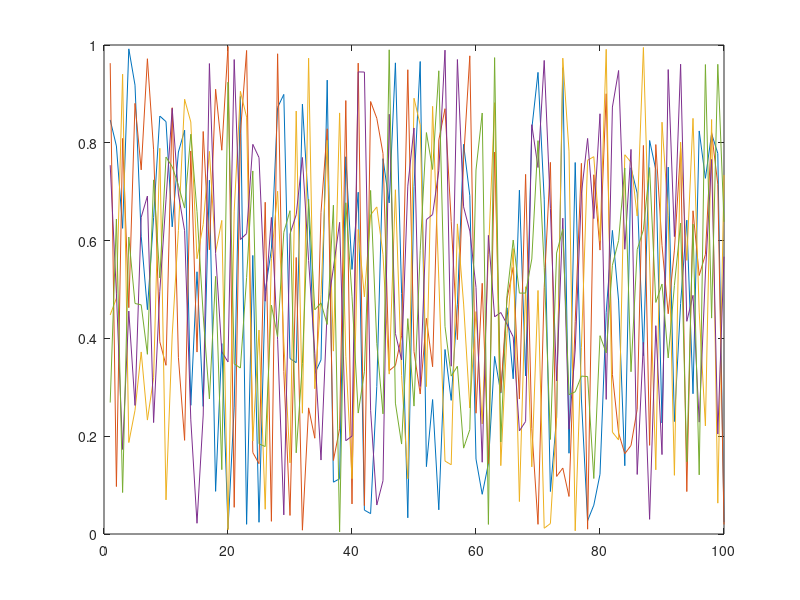

Write the MATLAB code that produced this figure. (Note: this script raises an error after producing the figure.)
function hleg = fn_colorlegend(hl,names,location,varargin)
% function hleg = fn_colorlegend(handles,names[,'NorthWest|...'][,text options...])
%---
% Display discreet color legend for set of lines

if nargin==0
    figure(1), clf
    hl = plot(rand(100,5));
    names = {'a first line' 'a second one' 'number 3' '4' 'and five'};
end
if nargin<3
    location = 'NorthEast';
end

% Parent axes
n = numel(hl);
ha = fn_parentaxes(hl(1));
for i=2:n
    if ~isequal(fn_parentaxes(hl(i)),ha)
        error 'all objects must be in the same parent axes'
    end
end
hp = get(ha,'parent');
hf = fn_parentfigure(ha);

% Legend axes
hleg = axes('parent',hp,'pos',[.4 .4 .2 .2],'units','pixel');
[w h] = fn_pixelsize(hleg);
set(hleg,'xlim',[0 w],'ylim',[-h 0]) % use pixel coordinate systems to ease everything
set(hleg,'xtick',[],'ytick',[],'box','on') % some esthetics

% Display names
ht = zeros(1,n); extents = zeros(n,4);
for i=1:n
    ht(i) = text(0,0,names{i},'parent',hleg, ...
        'color',get(hl(i),'color'));
    extents(i,:) = get(ht(i),'Extent');
end

% Dispatch them vertically and make the legend axes the appropriate size
ystep = max(extents(:,4))*.9;
for i=1:n
    set(ht(i),'pos',[0 -i*ystep])
    extents(i,:) = get(ht(i),'Extent');
end
[xmargin ymargin] = deal(5,0);
W = max(extents(:,3)) + 2*xmargin;
top = max(extents(:,2)+extents(:,4));
bottom = min(extents(:,2));
H = top - bottom + 2*ymargin;
set(hleg,'pos',[100 100 W H], ...
    'xlim',[-xmargin -xmargin+W],'ylim',[bottom-ymargin top+ymargin])

% Position according to location flag
margin = 5;
switch lower(location)
    case 'northwest'
        posrel = [0 1];
        pospix = [margin 1-H-margin W H];
    case 'northeast'
        posrel = [1 1];
        pospix = [1-W-margin 1-H-margin W H];
    case 'southwest'
        posrel = [0 0];
        pospix = [margin margin W H];
    case 'southeast'
        posrel = [1 0];
        pospix = [1-W-margin margin W H];
end
fn_controlpositions(hleg,ha,posrel,pospix)

% Moving the legend
set([hleg ht],'buttondownFcn',@(u,e)moveLegend(hleg,ha,W,H))

% Menu for deleting and hiding/showing frame
m = uicontextmenu('parent',hf);
fn_propcontrol(hleg,'Visible','menu',{m,'label','Show legend''s frame'})
uimenu(m,'label','Delete legend','callback',@(u,e)delete(hleg))
set([hleg ht],'UIContextMenu',m)

%---
function moveLegend(hleg,ha,W,H)


fn_moveobject(hleg,'pointer','fleur');

pos = fn_pixelpos(hleg);
center = [pos(1)+pos(3)/2 pos(2)+pos(4)/2];  
posa = fn_pixelpos(ha);
posrel = [(center(1)-posa(1))/posa(3) (center(2)-posa(2))/posa(4)];
pospix = [-W/2 -H/2 W H];

fn_controlpositions(hleg,ha,posrel,pospix)
